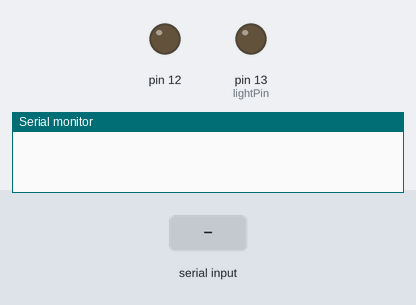
Recording of a sketch running on a simulated Arduino Uno, built with avr-gcc and run on an emulated ATmega328P. On the bench: output pins drawn as LEDs (lit = HIGH), the last lines printed to the serial monitor. Dashed ring = blinking. The inputs (shaded band) are chosen by the test bench.

Above: at 1.2 s.
1.3 s: "1" received over Serial
At 1.49 s:
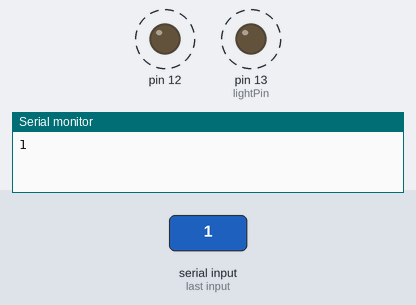
4.3 s: "a" received over Serial
At 7.4 s:
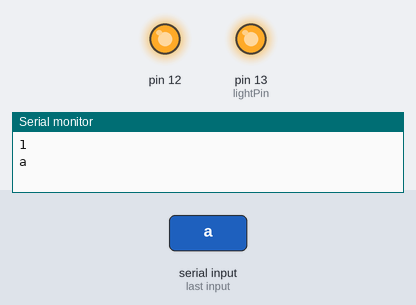
Timing chart, 0 to 12.3 s (numbered marks = the images above; inputs shaded):
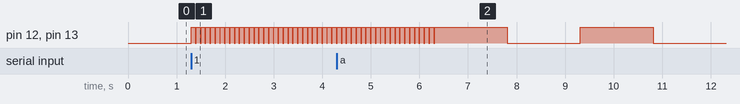

Measured:
- after the input at 1.3 s, pin 12, pin 13 (lightPin): alternates HIGH for 0.08 s and LOW for 0.02 s, starting at once

The sketch:

arduino.ino
```cpp
String comdata = "";
int lightPin=13;

void setup()
{
    Serial.begin(9600);
    pinMode(13, OUTPUT);
    pinMode(12, OUTPUT);
}

void loop()
{
    while (Serial.available() > 0)
    {
        comdata += char(Serial.read());
        delay(2);
    }
    if (comdata.length() > 0)
    {

        Serial.println(comdata);
        if(comdata=="a")
        {
          light(50,3);
        }
        else
        {
          light(80,0.1);
        }
        comdata = "";
    }
}
void light(float x,float y)
{
  for(int i=0;i<(5/y);i++)
  {
    digitalWrite(13,HIGH);
    digitalWrite(12,HIGH);
    float z=x/100*y;
    delay(z*1000);
    digitalWrite(13,LOW);
    digitalWrite(12,LOW);
    z=(100-x)/100*y;
    delay(z*1000);

  }
}
```
